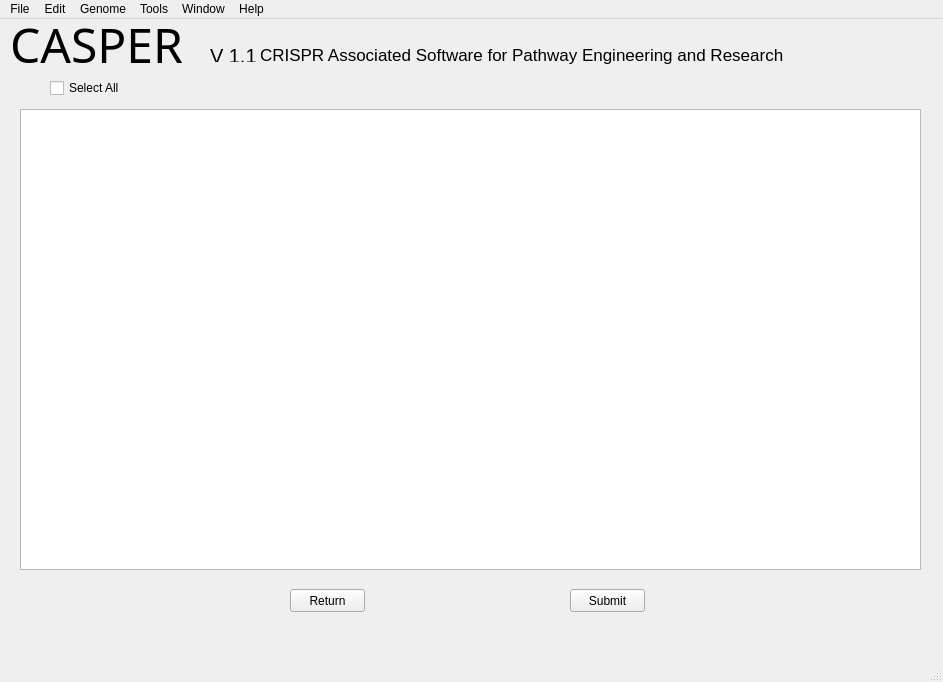
<?xml version="1.0" encoding="UTF-8"?>
<ui version="4.0">
 <class>MainWindow</class>
 <widget class="QMainWindow" name="MainWindow">
  <property name="enabled">
   <bool>true</bool>
  </property>
  <property name="geometry">
   <rect>
    <x>0</x>
    <y>0</y>
    <width>943</width>
    <height>682</height>
   </rect>
  </property>
  <property name="windowTitle">
   <string>CASPER</string>
  </property>
  <widget class="QWidget" name="centralwidget">
   <widget class="QLabel" name="title">
    <property name="geometry">
     <rect>
      <x>10</x>
      <y>0</y>
      <width>191</width>
      <height>51</height>
     </rect>
    </property>
    <property name="font">
     <font>
      <family>Damascus</family>
      <pointsize>36</pointsize>
      <weight>50</weight>
      <bold>false</bold>
     </font>
    </property>
    <property name="text">
     <string>CASPER</string>
    </property>
   </widget>
   <widget class="QLabel" name="casperDetail">
    <property name="geometry">
     <rect>
      <x>260</x>
      <y>20</y>
      <width>541</width>
      <height>31</height>
     </rect>
    </property>
    <property name="font">
     <font>
      <pointsize>13</pointsize>
     </font>
    </property>
    <property name="text">
     <string>CRISPR Associated Software for Pathway Engineering and Research</string>
    </property>
   </widget>
   <widget class="QLabel" name="versionNum">
    <property name="geometry">
     <rect>
      <x>210</x>
      <y>30</y>
      <width>56</width>
      <height>13</height>
     </rect>
    </property>
    <property name="font">
     <font>
      <pointsize>15</pointsize>
     </font>
    </property>
    <property name="text">
     <string>V 1.1</string>
    </property>
   </widget>
   <widget class="QTableWidget" name="tableWidget">
    <property name="geometry">
     <rect>
      <x>20</x>
      <y>90</y>
      <width>901</width>
      <height>461</height>
     </rect>
    </property>
   </widget>
   <widget class="QPushButton" name="Submit_button">
    <property name="geometry">
     <rect>
      <x>570</x>
      <y>570</y>
      <width>75</width>
      <height>23</height>
     </rect>
    </property>
    <property name="text">
     <string>Submit</string>
    </property>
   </widget>
   <widget class="QPushButton" name="Go_Back_Button">
    <property name="geometry">
     <rect>
      <x>290</x>
      <y>570</y>
      <width>75</width>
      <height>23</height>
     </rect>
    </property>
    <property name="text">
     <string>Return</string>
    </property>
   </widget>
   <widget class="QCheckBox" name="select_all_checkbox">
    <property name="geometry">
     <rect>
      <x>50</x>
      <y>60</y>
      <width>131</width>
      <height>18</height>
     </rect>
    </property>
    <property name="text">
     <string>Select All</string>
    </property>
   </widget>
  </widget>
  <widget class="QMenuBar" name="menubar">
   <property name="geometry">
    <rect>
     <x>0</x>
     <y>0</y>
     <width>943</width>
     <height>25</height>
    </rect>
   </property>
   <widget class="QMenu" name="menuFile">
    <property name="title">
     <string>File</string>
    </property>
    <addaction name="actionNew"/>
    <addaction name="actionOpen"/>
    <addaction name="actionOpen_Recent"/>
    <addaction name="actionSave"/>
    <addaction name="separator"/>
    <addaction name="actionExit"/>
   </widget>
   <widget class="QMenu" name="menuEdit">
    <property name="title">
     <string>Edit</string>
    </property>
    <addaction name="actionUndo"/>
    <addaction name="actionCut"/>
    <addaction name="actionCopy"/>
    <addaction name="actionPaste"/>
    <addaction name="separator"/>
    <addaction name="actionCut_Rev_Com"/>
    <addaction name="actionCopy_Rev_Com"/>
    <addaction name="actionPaste_Rev_Com"/>
   </widget>
   <widget class="QMenu" name="menuGenome">
    <property name="title">
     <string>Genome</string>
    </property>
    <addaction name="actionUpload_New_Genome"/>
    <addaction name="actionUpload_New_Endonuclease"/>
    <addaction name="actionChange_Directory"/>
   </widget>
   <widget class="QMenu" name="menuTools">
    <property name="title">
     <string>Tools</string>
    </property>
    <widget class="QMenu" name="menuExport_to">
     <property name="title">
      <string>Export to...</string>
     </property>
     <addaction name="actionExcel_csv"/>
     <addaction name="actionIDT_Order"/>
    </widget>
    <addaction name="actionMultitargeting"/>
    <addaction name="actionPopulation_Analysis"/>
    <addaction name="actionComplete_Target_Analysis"/>
    <addaction name="separator"/>
    <addaction name="menuExport_to"/>
    <addaction name="actionNCBI_BLAST"/>
   </widget>
   <widget class="QMenu" name="menuWindow">
    <property name="title">
     <string>Window</string>
    </property>
    <addaction name="actionNew_CASPER_Window"/>
   </widget>
   <widget class="QMenu" name="menuHelp">
    <property name="title">
     <string>Help</string>
    </property>
   </widget>
   <addaction name="menuFile"/>
   <addaction name="menuEdit"/>
   <addaction name="menuGenome"/>
   <addaction name="menuTools"/>
   <addaction name="menuWindow"/>
   <addaction name="menuHelp"/>
  </widget>
  <widget class="QStatusBar" name="statusbar"/>
  <action name="actionNew">
   <property name="text">
    <string>New</string>
   </property>
  </action>
  <action name="actionOpen">
   <property name="text">
    <string>Open</string>
   </property>
  </action>
  <action name="actionOpen_Recent">
   <property name="text">
    <string>Open Recent...</string>
   </property>
  </action>
  <action name="actionSave">
   <property name="text">
    <string>Save</string>
   </property>
  </action>
  <action name="actionExit">
   <property name="text">
    <string>Exit</string>
   </property>
  </action>
  <action name="actionUndo">
   <property name="text">
    <string>Undo</string>
   </property>
  </action>
  <action name="actionCut">
   <property name="text">
    <string>Cut</string>
   </property>
  </action>
  <action name="actionCopy">
   <property name="text">
    <string>Copy</string>
   </property>
  </action>
  <action name="actionPaste">
   <property name="text">
    <string>Paste</string>
   </property>
  </action>
  <action name="actionCut_Rev_Com">
   <property name="text">
    <string>Cut Rev-Com</string>
   </property>
  </action>
  <action name="actionCopy_Rev_Com">
   <property name="text">
    <string>Copy Rev-Com</string>
   </property>
  </action>
  <action name="actionPaste_Rev_Com">
   <property name="text">
    <string>Paste Rev-Com</string>
   </property>
  </action>
  <action name="actionUpload_New_Genome">
   <property name="text">
    <string>Seq_Finder Analysis...</string>
   </property>
  </action>
  <action name="actionUpload_New_Endonuclease">
   <property name="text">
    <string>Upload New Endonuclease...</string>
   </property>
  </action>
  <action name="actionChange_Directory">
   <property name="text">
    <string>Change Directory</string>
   </property>
  </action>
  <action name="actionNCBI_BLAST">
   <property name="text">
    <string>NCBI BLAST</string>
   </property>
  </action>
  <action name="actionExcel_csv">
   <property name="text">
    <string>Excel (.csv)</string>
   </property>
  </action>
  <action name="actionIDT_Order">
   <property name="text">
    <string>IDT Order</string>
   </property>
  </action>
  <action name="actionMultitargeting">
   <property name="text">
    <string>Multitargeting</string>
   </property>
  </action>
  <action name="actionPopulation_Analysis">
   <property name="text">
    <string>Population Analysis</string>
   </property>
  </action>
  <action name="actionComplete_Target_Analysis">
   <property name="text">
    <string>Complete Target Analysis</string>
   </property>
  </action>
  <action name="actionNew_CASPER_Window">
   <property name="text">
    <string>New CASPER Window</string>
   </property>
  </action>
 </widget>
 <resources/>
 <connections/>
</ui>
